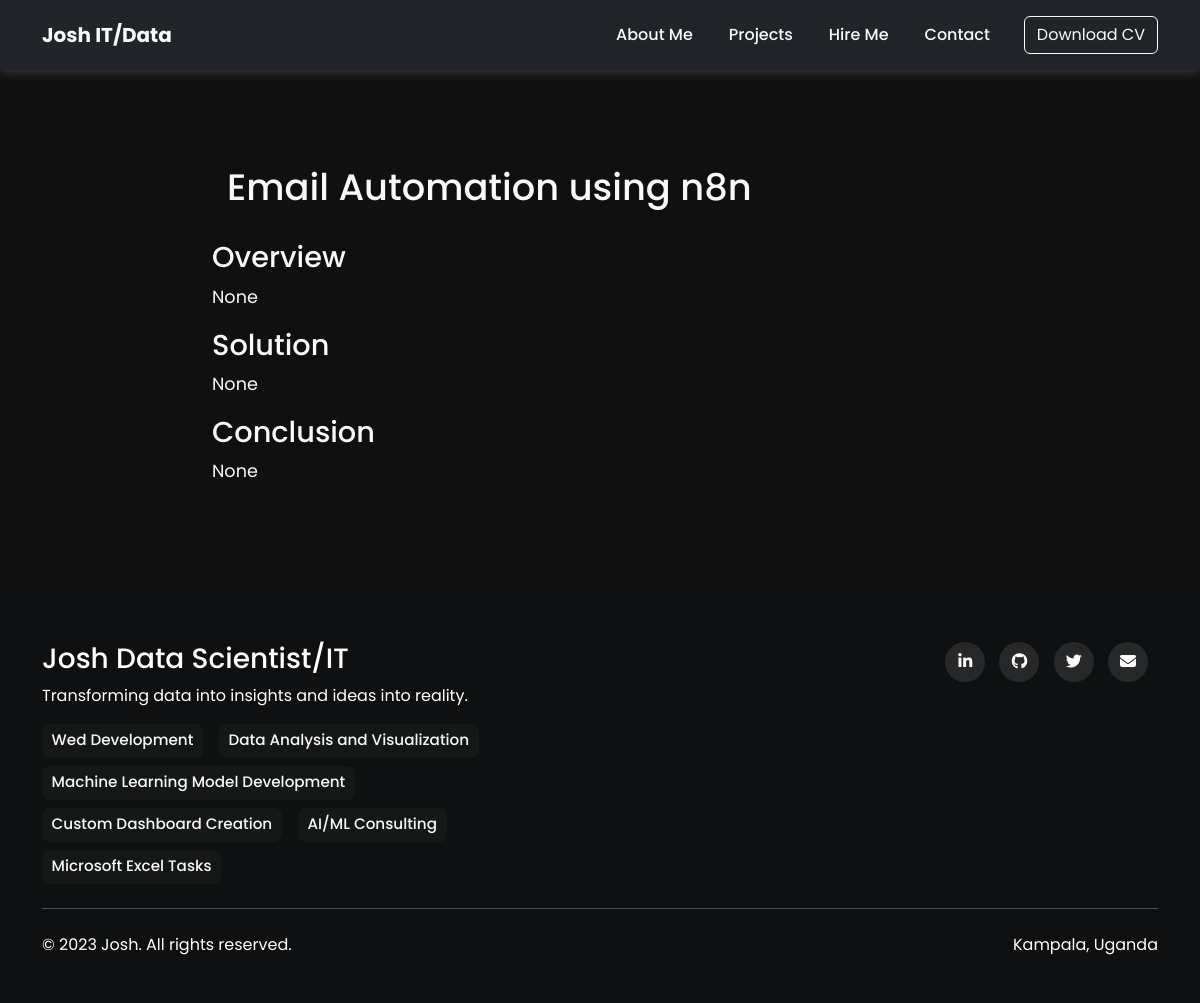
Screenshot of /learn_more/3/ with the database file from the repository.
### aboo/models.py (models this page shows, shortened)
class Service(models.Model):
    title = models.CharField(max_length=200)
    description = models.TextField()
    icon_class = models.CharField(max_length=50, default='fas fa-laptop')
    price = models.CharField(max_length=50, default='$50/hour')
    slug = models.SlugField(max_length=100, null=True, blank=True)
    overview = models.TextField(blank=True,null=True)
    challenges = models.TextField(blank=True, null=True)
    solutions = models.TextField(blank=True, null=True)
    technologies = models.ManyToManyField(Technology, blank=True)
    conclusion = models.TextField(blank=True, null=True)
    image1 = models.ImageField(upload_to='services/', blank=True, null=True)
    image2 = models.ImageField(upload_to='services/', blank=True, null=True)

### aboo/views.py (the view)
# urls.py: path('learn_more/<int:service_id>/', views.learn_more, name='learn_more'),
def learn_more(request, service_id):
    service = get_object_or_404(Service, id=service_id)
    return render(request, 'aboo/learn_more.html', {'service': service})

### templates/aboo/learn_more.html (shortened to what this page needs)
{% extends "aboo/base.html" %}
{% load static %}
{% block content %}
<section class="learn-more-section">
<div class="container text-light">
    <h2>{{ service.title }}</h2>
    <h3>Overview</h3>
    <p>{{ service.overview }}</p>
     <h3>Solution</h3>
        <p>{{ service.solutions }}</p>
     <h3>Conclusion</h3>
     <p>{{ service.conclusion }}</p>
</div>
</section>
{% endblock %}

### templates/aboo/base.html (shortened to what this page needs)
{% load static %}
<!DOCTYPE html>
<html lang="en">
<head>
    <link href="https://cdn.jsdelivr.net/npm/bootstrap@5.3.0/dist/css/bootstrap.min.css" rel="stylesheet">
    <link rel="stylesheet" href="https://cdnjs.cloudflare.com/ajax/libs/font-awesome/6.4.0/css/all.min.css">
    <link rel="stylesheet" href="{% static 'css/styles.css' %}">
</head>
<body>
    <nav class="navbar navbar-expand-lg bg-dark sticky-top">
        <div class="container">
            <a class="navbar-brand" href="{% url 'home' %}">Josh IT/Data</a>
            <div class="collapse navbar-collapse" id="navbarNav">
                <ul class="navbar-nav ms-auto">
                    <li class="nav-item">
                        <a class="nav-link" href="{% url 'home' %}#about">About Me</a>
                    </li>
                    <li class="nav-item">
                        <a class="nav-link" href="{% url 'projects' %}">Projects</a>
                    </li>
                    <li class="nav-item">
                        <a class="nav-link" href="{% url 'hire_me' %}">Hire Me</a>
                    </li>
                    <li class="nav-item">
                        <a class="nav-link" href="{% url 'home' %}#contact">Contact</a>
                    </li>
                </ul>
                <a href="#" class="btn btn-outline-light ms-3">Download CV</a>
            </div>
        </div>
    </nav>
    {% block content %}
    {% endblock %}
    <footer>
        <div class="container">
            <div class="row">
                <div class="col-md-6">
                    <h3>Josh Data Scientist/IT</h3>
                    <p>Transforming data into insights and ideas into reality.</p>
                    <div class="services">
                        <ul class="services_list">
                            <li class="service-item">
                                <a href="" class="service-link">Wed Development</a>
                            </li>
                            <li class="service-item">
                                <a href="" class="service-link">Data Analysis and Visualization</a>
                            </li>
                            <li class="service-item">
                                <a href="" class="service-link">Machine Learning Model Development</a>
                            </li>
                            <li class="service-item">
                                <a href="" class="service-link">Custom Dashboard Creation</a>
                            </li>
                            <li class="service-item">
                                <a href="" class="service-link">AI/ML Consulting</a>
                            </li>
                            <li class="service-item">
                                <a href="" class="service-link">Microsoft Excel Tasks</a>
                            </li>
                        </ul>
                    </div>
                </div>
                <div class="col-md-6 text-md-end">
                    <div class="social-links">
                        <a href="https://www.linkedin.com/in/kunihira-joshua"><i class="fab fa-linkedin-in"></i></a>
                        <a href="https://github.com/200-4"><i class="fab fa-github"></i></a>
                        <a href="https://x.com/joshAbooki"><i class="fab fa-twitter"></i></a>
                        <a href="mailto:kunihirajoshua270@gmail.com"><i class="fa-solid fa-envelope"></i></a>
                    </div>
                </div>
            </div>
            <hr class="mt-4 mb-4" style="background-color: rgba(255,255,255,0.1);">
            <div class="row">
                <div class="col-md-6">
                    <p>© 2023 Josh. All rights reserved.</p>
                </div>
                <div class="col-md-6 text-md-end">
                    <p>Kampala, Uganda</p>
                </div>
            </div>
        </div>
    </footer>
</body>
</html>

### staticfiles/css/styles.css (style rules this page uses)
:root { --primary-color: #4e57d4; --secondary-color: #32c8de; --dark-color: #0e1011; --light-color: #f8f9fa; --success-color: #28a745; --warning-color: #880e0e; --grey-color: #2c313c; }
body { font-family: 'Poppins', sans-serif; color: #333; scroll-behavior: smooth; }
.navbar { background-color: var(--light-color); box-shadow: 0 2px 10px rgba(247, 247, 247, 0.2); padding: 15px 0; }
.navbar-brand { font-weight: 700; color: var(--light-color); }
.nav-link { font-weight: 500; color: var(--light-color); margin: 0 10px; transition: all 0.3s; }
footer { background-color: var(--dark-color); color: white; padding: 60px 0 30px; }
.social-links { margin-bottom: 30px; }
.social-links a { display: inline-block; width: 40px; height: 40px; background: rgba(255,255,255,0.1); border-radius: 50%; text-align: center; line-height: 40px; color: white; margin-right: 10px; transition: all 0.3s; }
.learn-more-section { padding: 80px 20px; background: linear-gradient(135deg, #101011 0%, #101011 75%); }
.learn-more-section .container { max-width: 800px; }
.learn-more-section h2 { font-size: 2.3rem; padding: 15px; }
.learn-more-section h3 { font-size: 1.8rem; margin-top: 1rem; }
.learn-more-section p { font-size: 1.1rem; line-height: 1.8rem; }
.services_list { list-style: none; margin: 0; padding: 0; display: flex; flex-wrap: wrap; gap: 0.5rem 1rem; align-items: flex-start; }
.services_list .service-item { margin: 0; }
.service-link { display: inline-block; padding: .35rem .6rem; border-radius: .5rem; color: var(--light-color, #fff); background: rgba(255,255,255,0.03); text-decoration: none; font-weight: 500; transition: transform .15s ease, box-shadow .15s ease, color .15s ease, background .15s ease; font-size: .95rem; }

### rows the page displays
Service: title "Email Automation using n8n", overview "None", solutions "None", conclusion "None"
